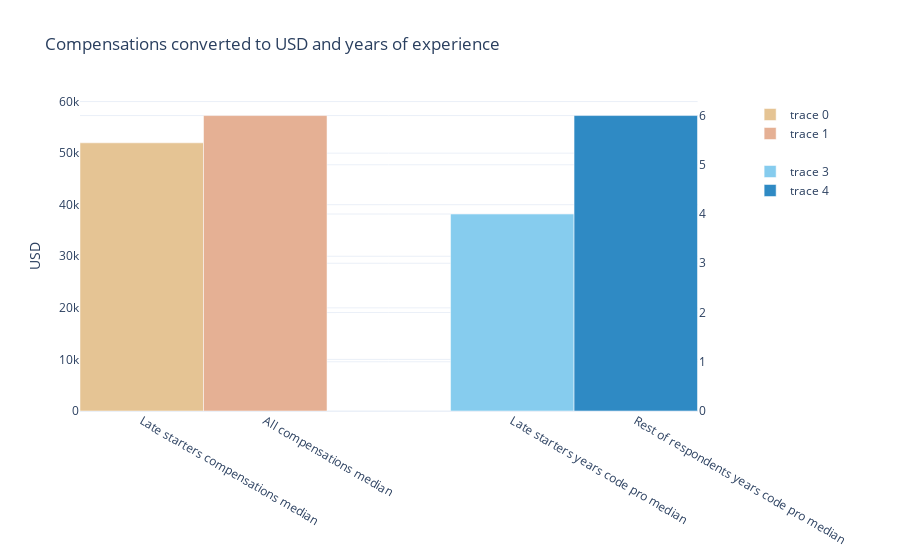

Notebook code for this chart:
### Code cell
from plotly.subplots import make_subplots
fig = make_subplots(specs=[[{"secondary_y": True}]])

fig.add_trace(go.Bar(
        x=['Late starters compensations median'],
        y=[df_ls['ConvertedComp'].median()],
        marker={'color': 'rgb(229,196,148)'}
                            ), secondary_y=False)
fig.add_trace(go.Bar(
        x=['All compensations median'],
        y=[df['ConvertedComp'].median()],
        marker={'color': 'rgb(229,176,148)'}
        ), secondary_y=False)

fig.add_trace(go.Bar(y=[0], x=[''], name='', marker={'color': 'white'}))
fig.add_trace(go.Bar(x=['Late starters years code pro median'], y=[df_ls['YearsCodePro'].median()], marker={'color': 'rgb(134,204,238)'}), secondary_y=True)
fig.add_trace(go.Bar(x=['Rest of respondents years code pro median'], y=[df_rest['YearsCodePro'].median()], marker={'color': 'rgb(47,138,196)'}), secondary_y=True)

fig.update_layout(
    yaxis_title="USD",
    template = 'plotly_white',
    bargap=0,
    title_text="Compensations converted to USD and years of experience",
)

### Figure 1 — Plotly figure (JSON) as saved in the notebook; plotly's stock layout.template omitted (floating-point values rounded to 4 significant figures)
{"data": [{"marker": {"color": "rgb(229,196,148)"}, "type": "bar", "x": ["Late starters compensations median"], "xaxis": "x", "y": [52000], "yaxis": "y"}, {"marker": {"color": "rgb(229,176,148)"}, "type": "bar", "x": ["All compensations median"], "xaxis": "x", "y": [57287], "yaxis": "y"}, {"marker": {"color": "white"}, "name": "", "type": "bar", "x": [""], "y": [0]}, {"marker": {"color": "rgb(134,204,238)"}, "type": "bar", "x": ["Late starters years code pro median"], "xaxis": "x", "y": [4], "yaxis": "y2"}, {"marker": {"color": "rgb(47,138,196)"}, "type": "bar", "x": ["Rest of respondents years code pro median"], "xaxis": "x", "y": [6], "yaxis": "y2"}], "layout": {"bargap": 0, "title": {"text": "Compensations converted to USD and years of experience"}, "xaxis": {"anchor": "y", "domain": [0, 0.94]}, "yaxis": {"anchor": "x", "domain": [0, 1], "title": {"text": "USD"}}, "yaxis2": {"anchor": "x", "overlaying": "y", "side": "right"}}}
